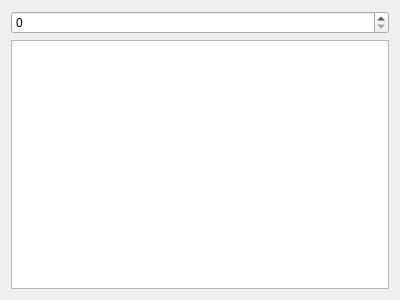
<?xml version="1.0" encoding="UTF-8"?>
<ui version="4.0">
 <class>MyEventFilter</class>
 <widget class="QWidget" name="MyEventFilter">
  <property name="geometry">
   <rect>
    <x>0</x>
    <y>0</y>
    <width>400</width>
    <height>300</height>
   </rect>
  </property>
  <property name="windowTitle">
   <string>Form</string>
  </property>
  <layout class="QGridLayout" name="gridLayout">
   <item row="0" column="0">
    <widget class="QSpinBox" name="spinBox"/>
   </item>
   <item row="1" column="0">
    <widget class="QTextEdit" name="textEdit"/>
   </item>
  </layout>
 </widget>
 <resources/>
 <connections/>
</ui>
